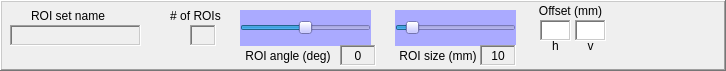
     <widget class="QFrame" name="frame_7">
      <property name="geometry">
       <rect>
        <x>0</x>
        <y>860</y>
        <width>726</width>
        <height>71</height>
       </rect>
      </property>
      <property name="autoFillBackground">
       <bool>true</bool>
      </property>
      <property name="frameShape">
       <enum>QFrame::WinPanel</enum>
      </property>
      <property name="frameShadow">
       <enum>QFrame::Raised</enum>
      </property>
      <widget class="QLabel" name="label_34">
       <property name="geometry">
        <rect>
         <x>525</x>
         <y>0</y>
         <width>91</width>
         <height>21</height>
        </rect>
       </property>
       <property name="text">
        <string>Offset (mm)</string>
       </property>
       <property name="alignment">
        <set>Qt::AlignCenter</set>
       </property>
       <property name="wordWrap">
        <bool>true</bool>
       </property>
      </widget>
      <widget class="QTextEdit" name="lbldh">
       <property name="geometry">
        <rect>
         <x>540</x>
         <y>20</y>
         <width>31</width>
         <height>21</height>
        </rect>
       </property>
       <property name="frameShape">
        <enum>QFrame::WinPanel</enum>
       </property>
       <property name="verticalScrollBarPolicy">
        <enum>Qt::ScrollBarAlwaysOff</enum>
       </property>
      </widget>
      <widget class="QLabel" name="label_35">
       <property name="geometry">
        <rect>
         <x>575</x>
         <y>35</y>
         <width>31</width>
         <height>21</height>
        </rect>
       </property>
       <property name="text">
        <string>v</string>
       </property>
       <property name="alignment">
        <set>Qt::AlignCenter</set>
       </property>
       <property name="wordWrap">
        <bool>true</bool>
       </property>
      </widget>
      <widget class="QLabel" name="label_36">
       <property name="geometry">
        <rect>
         <x>540</x>
         <y>35</y>
         <width>31</width>
         <height>21</height>
        </rect>
       </property>
       <property name="text">
        <string>h</string>
       </property>
       <property name="alignment">
        <set>Qt::AlignCenter</set>
       </property>
       <property name="wordWrap">
        <bool>true</bool>
       </property>
      </widget>
      <widget class="QTextEdit" name="lbldv">
       <property name="geometry">
        <rect>
         <x>575</x>
         <y>20</y>
         <width>31</width>
         <height>21</height>
        </rect>
       </property>
       <property name="frameShape">
        <enum>QFrame::WinPanel</enum>
       </property>
       <property name="verticalScrollBarPolicy">
        <enum>Qt::ScrollBarAlwaysOff</enum>
       </property>
      </widget>
      <widget class="QLabel" name="lblCurrentROIs">
       <property name="geometry">
        <rect>
         <x>10</x>
         <y>25</y>
         <width>131</width>
         <height>21</height>
        </rect>
       </property>
       <property name="autoFillBackground">
        <bool>true</bool>
       </property>
       <property name="frameShape">
        <enum>QFrame::WinPanel</enum>
       </property>
       <property name="frameShadow">
        <enum>QFrame::Sunken</enum>
       </property>
       <property name="text">
        <string/>
       </property>
       <property name="alignment">
        <set>Qt::AlignCenter</set>
       </property>
       <property name="wordWrap">
        <bool>true</bool>
       </property>
      </widget>
      <widget class="QLabel" name="label_37">
       <property name="geometry">
        <rect>
         <x>20</x>
         <y>5</y>
         <width>96</width>
         <height>21</height>
        </rect>
       </property>
       <property name="text">
        <string>ROI set name</string>
       </property>
       <property name="alignment">
        <set>Qt::AlignCenter</set>
       </property>
       <property name="wordWrap">
        <bool>true</bool>
       </property>
      </widget>
      <widget class="QLabel" name="lblnROIs">
       <property name="geometry">
        <rect>
         <x>190</x>
         <y>25</y>
         <width>26</width>
         <height>21</height>
        </rect>
       </property>
       <property name="autoFillBackground">
        <bool>true</bool>
       </property>
       <property name="frameShape">
        <enum>QFrame::WinPanel</enum>
       </property>
       <property name="frameShadow">
        <enum>QFrame::Sunken</enum>
       </property>
       <property name="text">
        <string/>
       </property>
       <property name="alignment">
        <set>Qt::AlignCenter</set>
       </property>
       <property name="wordWrap">
        <bool>true</bool>
       </property>
      </widget>
      <widget class="QSlider" name="hsAngle">
       <property name="geometry">
        <rect>
         <x>240</x>
         <y>10</y>
         <width>131</width>
         <height>36</height>
        </rect>
       </property>
       <property name="palette">
        <palette>
         <active>
          <colorrole role="WindowText">
           <brush brushstyle="SolidPattern">
            <color alpha="255">
             <red>0</red>
             <green>0</green>
             <blue>0</blue>
            </color>
           </brush>
          </colorrole>
          <colorrole role="Button">
           <brush brushstyle="SolidPattern">
            <color alpha="255">
             <red>170</red>
             <green>170</green>
             <blue>255</blue>
            </color>
           </brush>
          </colorrole>
          <colorrole role="Light">
           <brush brushstyle="SolidPattern">
            <color alpha="255">
             <red>255</red>
             <green>255</green>
             <blue>255</blue>
            </color>
           </brush>
          </colorrole>
          <colorrole role="Midlight">
           <brush brushstyle="SolidPattern">
            <color alpha="255">
             <red>212</red>
             <green>212</green>
             <blue>255</blue>
            </color>
           </brush>
          </colorrole>
          <colorrole role="Dark">
           <brush brushstyle="SolidPattern">
            <color alpha="255">
             <red>85</red>
             <green>85</green>
             <blue>127</blue>
            </color>
           </brush>
          </colorrole>
          <colorrole role="Mid">
           <brush brushstyle="SolidPattern">
            <color alpha="255">
             <red>113</red>
             <green>113</green>
             <blue>170</blue>
            </color>
           </brush>
          </colorrole>
          <colorrole role="Text">
           <brush brushstyle="SolidPattern">
            <color alpha="255">
             <red>0</red>
             <green>0</green>
             <blue>0</blue>
            </color>
           </brush>
          </colorrole>
          <colorrole role="BrightText">
           <brush brushstyle="SolidPattern">
            <color alpha="255">
             <red>255</red>
             <green>255</green>
             <blue>255</blue>
            </color>
           </brush>
          </colorrole>
          <colorrole role="ButtonText">
           <brush brushstyle="SolidPattern">
            <color alpha="255">
             <red>0</red>
             <green>0</green>
             <blue>0</blue>
            </color>
           </brush>
          </colorrole>
          <colorrole role="Base">
           <brush brushstyle="SolidPattern">
            <color alpha="255">
             <red>255</red>
             <green>255</green>
             <blue>255</blue>
            </color>
           </brush>
          </colorrole>
          <colorrole role="Window">
           <brush brushstyle="SolidPattern">
            <color alpha="255">
             <red>170</red>
             <green>170</green>
             <blue>255</blue>
            </color>
           </brush>
          </colorrole>
          <colorrole role="Shadow">
           <brush brushstyle="SolidPattern">
            <color alpha="255">
             <red>0</red>
             <green>0</green>
             <blue>0</blue>
            </color>
           </brush>
          </colorrole>
          <colorrole role="AlternateBase">
           <brush brushstyle="SolidPattern">
            <color alpha="255">
             <red>212</red>
             <green>212</green>
             <blue>255</blue>
            </color>
           </brush>
          </colorrole>
          <colorrole role="ToolTipBase">
           <brush brushstyle="SolidPattern">
            <color alpha="255">
             <red>255</red>
             <green>255</green>
             <blue>220</blue>
            </color>
           </brush>
          </colorrole>
          <colorrole role="ToolTipText">
           <brush brushstyle="SolidPattern">
            <color alpha="255">
             <red>0</red>
             <green>0</green>
             <blue>0</blue>
            </color>
           </brush>
          </colorrole>
         </active>
         <inactive>
          <colorrole role="WindowText">
           <brush brushstyle="SolidPattern">
            <color alpha="255">
             <red>0</red>
             <green>0</green>
             <blue>0</blue>
            </color>
           </brush>
          </colorrole>
          <colorrole role="Button">
           <brush brushstyle="SolidPattern">
            <color alpha="255">
             <red>170</red>
             <green>170</green>
             <blue>255</blue>
            </color>
           </brush>
          </colorrole>
          <colorrole role="Light">
           <brush brushstyle="SolidPattern">
            <color alpha="255">
             <red>255</red>
             <green>255</green>
             <blue>255</blue>
            </color>
           </brush>
          </colorrole>
          <colorrole role="Midlight">
           <brush brushstyle="SolidPattern">
            <color alpha="255">
             <red>212</red>
             <green>212</green>
             <blue>255</blue>
            </color>
           </brush>
          </colorrole>
          <colorrole role="Dark">
           <brush brushstyle="SolidPattern">
            <color alpha="255">
             <red>85</red>
             <green>85</green>
             <blue>127</blue>
            </color>
           </brush>
          </colorrole>
          <colorrole role="Mid">
           <brush brushstyle="SolidPattern">
            <color alpha="255">
             <red>113</red>
             <green>113</green>
             <blue>170</blue>
            </color>
           </brush>
          </colorrole>
          <colorrole role="Text">
           <brush brushstyle="SolidPattern">
            <color alpha="255">
             <red>0</red>
             <green>0</green>
             <blue>0</blue>
            </color>
           </brush>
          </colorrole>
          <colorrole role="BrightText">
           <brush brushstyle="SolidPattern">
            <color alpha="255">
             <red>255</red>
             <green>255</green>
             <blue>255</blue>
            </color>
           </brush>
          </colorrole>
          <colorrole role="ButtonText">
           <brush brushstyle="SolidPattern">
            <color alpha="255">
             <red>0</red>
             <green>0</green>
             <blue>0</blue>
            </color>
           </brush>
          </colorrole>
          <colorrole role="Base">
           <brush brushstyle="SolidPattern">
            <color alpha="255">
             <red>255</red>
             <green>255</green>
             <blue>255</blue>
            </color>
           </brush>
          </colorrole>
          <colorrole role="Window">
           <brush brushstyle="SolidPattern">
            <color alpha="255">
             <red>170</red>
             <green>170</green>
             <blue>255</blue>
            </color>
           </brush>
          </colorrole>
          <colorrole role="Shadow">
           <brush brushstyle="SolidPattern">
            <color alpha="255">
             <red>0</red>
             <green>0</green>
             <blue>0</blue>
            </color>
           </brush>
          </colorrole>
          <colorrole role="AlternateBase">
           <brush brushstyle="SolidPattern">
            <color alpha="255">
             <red>212</red>
             <green>212</green>
             <blue>255</blue>
            </color>
           </brush>
          </colorrole>
          <colorrole role="ToolTipBase">
           <brush brushstyle="SolidPattern">
            <color alpha="255">
             <red>255</red>
             <green>255</green>
             <blue>220</blue>
            </color>
           </brush>
          </colorrole>
          <colorrole role="ToolTipText">
           <brush brushstyle="SolidPattern">
            <color alpha="255">
             <red>0</red>
             <green>0</green>
             <blue>0</blue>
            </color>
           </brush>
          </colorrole>
         </inactive>
         <disabled>
          <colorrole role="WindowText">
           <brush brushstyle="SolidPattern">
            <color alpha="255">
             <red>85</red>
             <green>85</green>
             <blue>127</blue>
            </color>
           </brush>
          </colorrole>
          <colorrole role="Button">
           <brush brushstyle="SolidPattern">
            <color alpha="255">
             <red>170</red>
             <green>170</green>
             <blue>255</blue>
            </color>
           </brush>
          </colorrole>
          <colorrole role="Light">
           <brush brushstyle="SolidPattern">
            <color alpha="255">
             <red>255</red>
             <green>255</green>
             <blue>255</blue>
            </color>
           </brush>
          </colorrole>
          <colorrole role="Midlight">
           <brush brushstyle="SolidPattern">
            <color alpha="255">
             <red>212</red>
             <green>212</green>
             <blue>255</blue>
            </color>
           </brush>
          </colorrole>
          <colorrole role="Dark">
           <brush brushstyle="SolidPattern">
            <color alpha="255">
             <red>85</red>
             <green>85</green>
             <blue>127</blue>
            </color>
           </brush>
          </colorrole>
          <colorrole role="Mid">
           <brush brushstyle="SolidPattern">
            <color alpha="255">
             <red>113</red>
             <green>113</green>
             <blue>170</blue>
            </color>
           </brush>
          </colorrole>
          <colorrole role="Text">
           <brush brushstyle="SolidPattern">
            <color alpha="255">
             <red>85</red>
             <green>85</green>
             <blue>127</blue>
            </color>
           </brush>
          </colorrole>
          <colorrole role="BrightText">
           <brush brushstyle="SolidPattern">
            <color alpha="255">
             <red>255</red>
             <green>255</green>
             <blue>255</blue>
            </color>
           </brush>
          </colorrole>
          <colorrole role="ButtonText">
           <brush brushstyle="SolidPattern">
            <color alpha="255">
             <red>85</red>
             <green>85</green>
             <blue>127</blue>
            </color>
           </brush>
          </colorrole>
          <colorrole role="Base">
           <brush brushstyle="SolidPattern">
            <color alpha="255">
             <red>170</red>
             <green>170</green>
             <blue>255</blue>
            </color>
           </brush>
          </colorrole>
          <colorrole role="Window">
           <brush brushstyle="SolidPattern">
            <color alpha="255">
             <red>170</red>
             <green>170</green>
             <blue>255</blue>
            </color>
           </brush>
          </colorrole>
          <colorrole role="Shadow">
           <brush brushstyle="SolidPattern">
            <color alpha="255">
             <red>0</red>
             <green>0</green>
             <blue>0</blue>
            </color>
           </brush>
          </colorrole>
          <colorrole role="AlternateBase">
           <brush brushstyle="SolidPattern">
            <color alpha="255">
             <red>170</red>
             <green>170</green>
             <blue>255</blue>
            </color>
           </brush>
          </colorrole>
          <colorrole role="ToolTipBase">
           <brush brushstyle="SolidPattern">
            <color alpha="255">
             <red>255</red>
             <green>255</green>
             <blue>220</blue>
            </color>
           </brush>
          </colorrole>
          <colorrole role="ToolTipText">
           <brush brushstyle="SolidPattern">
            <color alpha="255">
             <red>0</red>
             <green>0</green>
             <blue>0</blue>
            </color>
           </brush>
          </colorrole>
         </disabled>
        </palette>
       </property>
       <property name="autoFillBackground">
        <bool>true</bool>
       </property>
       <property name="minimum">
        <number>-360</number>
       </property>
       <property name="maximum">
        <number>360</number>
       </property>
       <property name="pageStep">
        <number>1</number>
       </property>
       <property name="orientation">
        <enum>Qt::Horizontal</enum>
       </property>
      </widget>
      <widget class="QLabel" name="label_39">
       <property name="geometry">
        <rect>
         <x>240</x>
         <y>45</y>
         <width>96</width>
         <height>21</height>
        </rect>
       </property>
       <property name="text">
        <string>ROI angle (deg)</string>
       </property>
       <property name="alignment">
        <set>Qt::AlignCenter</set>
       </property>
       <property name="wordWrap">
        <bool>true</bool>
       </property>
      </widget>
      <widget class="QLabel" name="lblPhantomAngle">
       <property name="geometry">
        <rect>
         <x>340</x>
         <y>45</y>
         <width>36</width>
         <height>21</height>
        </rect>
       </property>
       <property name="autoFillBackground">
        <bool>true</bool>
       </property>
       <property name="frameShape">
        <enum>QFrame::WinPanel</enum>
       </property>
       <property name="frameShadow">
        <enum>QFrame::Sunken</enum>
       </property>
       <property name="text">
        <string>0</string>
       </property>
       <property name="alignment">
        <set>Qt::AlignCenter</set>
       </property>
       <property name="wordWrap">
        <bool>true</bool>
       </property>
      </widget>
      <widget class="QLabel" name="label_38">
       <property name="geometry">
        <rect>
         <x>160</x>
         <y>5</y>
         <width>71</width>
         <height>21</height>
        </rect>
       </property>
       <property name="text">
        <string># of ROIs</string>
       </property>
       <property name="alignment">
        <set>Qt::AlignCenter</set>
       </property>
       <property name="wordWrap">
        <bool>true</bool>
       </property>
      </widget>
      <widget class="QSlider" name="hsSize">
       <property name="geometry">
        <rect>
         <x>395</x>
         <y>10</y>
         <width>121</width>
         <height>36</height>
        </rect>
       </property>
       <property name="palette">
        <palette>
         <active>
          <colorrole role="WindowText">
           <brush brushstyle="SolidPattern">
            <color alpha="255">
             <red>0</red>
             <green>0</green>
             <blue>0</blue>
            </color>
           </brush>
          </colorrole>
          <colorrole role="Button">
           <brush brushstyle="SolidPattern">
            <color alpha="255">
             <red>170</red>
             <green>170</green>
             <blue>255</blue>
            </color>
           </brush>
          </colorrole>
          <colorrole role="Light">
           <brush brushstyle="SolidPattern">
            <color alpha="255">
             <red>255</red>
             <green>255</green>
             <blue>255</blue>
            </color>
           </brush>
          </colorrole>
          <colorrole role="Midlight">
           <brush brushstyle="SolidPattern">
            <color alpha="255">
             <red>212</red>
             <green>212</green>
             <blue>255</blue>
            </color>
           </brush>
          </colorrole>
          <colorrole role="Dark">
           <brush brushstyle="SolidPattern">
            <color alpha="255">
             <red>85</red>
             <green>85</green>
             <blue>127</blue>
            </color>
           </brush>
          </colorrole>
          <colorrole role="Mid">
           <brush brushstyle="SolidPattern">
            <color alpha="255">
             <red>113</red>
             <green>113</green>
             <blue>170</blue>
            </color>
           </brush>
          </colorrole>
          <colorrole role="Text">
           <brush brushstyle="SolidPattern">
            <color alpha="255">
             <red>0</red>
             <green>0</green>
             <blue>0</blue>
            </color>
           </brush>
          </colorrole>
          <colorrole role="BrightText">
           <brush brushstyle="SolidPattern">
            <color alpha="255">
             <red>255</red>
             <green>255</green>
             <blue>255</blue>
            </color>
           </brush>
          </colorrole>
          <colorrole role="ButtonText">
           <brush brushstyle="SolidPattern">
            <color alpha="255">
             <red>0</red>
             <green>0</green>
             <blue>0</blue>
            </color>
           </brush>
          </colorrole>
          <colorrole role="Base">
           <brush brushstyle="SolidPattern">
            <color alpha="255">
             <red>255</red>
             <green>255</green>
             <blue>255</blue>
            </color>
           </brush>
          </colorrole>
          <colorrole role="Window">
           <brush brushstyle="SolidPattern">
            <color alpha="255">
             <red>170</red>
             <green>170</green>
             <blue>255</blue>
            </color>
           </brush>
          </colorrole>
          <colorrole role="Shadow">
           <brush brushstyle="SolidPattern">
            <color alpha="255">
             <red>0</red>
             <green>0</green>
             <blue>0</blue>
            </color>
           </brush>
          </colorrole>
          <colorrole role="AlternateBase">
           <brush brushstyle="SolidPattern">
            <color alpha="255">
             <red>212</red>
             <green>212</green>
             <blue>255</blue>
            </color>
           </brush>
          </colorrole>
          <colorrole role="ToolTipBase">
           <brush brushstyle="SolidPattern">
            <color alpha="255">
             <red>255</red>
             <green>255</green>
             <blue>220</blue>
            </color>
           </brush>
          </colorrole>
          <colorrole role="ToolTipText">
           <brush brushstyle="SolidPattern">
            <color alpha="255">
             <red>0</red>
             <green>0</green>
             <blue>0</blue>
            </color>
           </brush>
          </colorrole>
         </active>
         <inactive>
          <colorrole role="WindowText">
           <brush brushstyle="SolidPattern">
            <color alpha="255">
             <red>0</red>
             <green>0</green>
             <blue>0</blue>
            </color>
           </brush>
          </colorrole>
          <colorrole role="Button">
           <brush brushstyle="SolidPattern">
            <color alpha="255">
             <red>170</red>
             <green>170</green>
             <blue>255</blue>
            </color>
           </brush>
          </colorrole>
          <colorrole role="Light">
           <brush brushstyle="SolidPattern">
            <color alpha="255">
             <red>255</red>
             <green>255</green>
             <blue>255</blue>
            </color>
           </brush>
          </colorrole>
          <colorrole role="Midlight">
           <brush brushstyle="SolidPattern">
            <color alpha="255">
             <red>212</red>
             <green>212</green>
             <blue>255</blue>
            </color>
           </brush>
          </colorrole>
          <colorrole role="Dark">
           <brush brushstyle="SolidPattern">
            <color alpha="255">
             <red>85</red>
             <green>85</green>
             <blue>127</blue>
            </color>
           </brush>
          </colorrole>
          <colorrole role="Mid">
           <brush brushstyle="SolidPattern">
            <color alpha="255">
             <red>113</red>
             <green>113</green>
             <blue>170</blue>
            </color>
           </brush>
          </colorrole>
          <colorrole role="Text">
           <brush brushstyle="SolidPattern">
            <color alpha="255">
             <red>0</red>
             <green>0</green>
             <blue>0</blue>
            </color>
           </brush>
          </colorrole>
          <colorrole role="BrightText">
           <brush brushstyle="SolidPattern">
            <color alpha="255">
             <red>255</red>
             <green>255</green>
             <blue>255</blue>
            </color>
           </brush>
          </colorrole>
          <colorrole role="ButtonText">
           <brush brushstyle="SolidPattern">
            <color alpha="255">
             <red>0</red>
             <green>0</green>
             <blue>0</blue>
            </color>
           </brush>
          </colorrole>
          <colorrole role="Base">
           <brush brushstyle="SolidPattern">
            <color alpha="255">
             <red>255</red>
             <green>255</green>
             <blue>255</blue>
            </color>
           </brush>
          </colorrole>
          <colorrole role="Window">
           <brush brushstyle="SolidPattern">
            <color alpha="255">
             <red>170</red>
             <green>170</green>
             <blue>255</blue>
            </color>
           </brush>
          </colorrole>
          <colorrole role="Shadow">
           <brush brushstyle="SolidPattern">
            <color alpha="255">
             <red>0</red>
             <green>0</green>
             <blue>0</blue>
            </color>
           </brush>
          </colorrole>
          <colorrole role="AlternateBase">
           <brush brushstyle="SolidPattern">
            <color alpha="255">
             <red>212</red>
             <green>212</green>
             <blue>255</blue>
            </color>
           </brush>
          </colorrole>
          <colorrole role="ToolTipBase">
           <brush brushstyle="SolidPattern">
            <color alpha="255">
             <red>255</red>
             <green>255</green>
             <blue>220</blue>
            </color>
           </brush>
          </colorrole>
          <colorrole role="ToolTipText">
           <brush brushstyle="SolidPattern">
            <color alpha="255">
             <red>0</red>
             <green>0</green>
             <blue>0</blue>
            </color>
           </brush>
          </colorrole>
         </inactive>
         <disabled>
          <colorrole role="WindowText">
           <brush brushstyle="SolidPattern">
            <color alpha="255">
             <red>85</red>
             <green>85</green>
             <blue>127</blue>
            </color>
           </brush>
          </colorrole>
          <colorrole role="Button">
           <brush brushstyle="SolidPattern">
            <color alpha="255">
             <red>170</red>
             <green>170</green>
             <blue>255</blue>
            </color>
           </brush>
          </colorrole>
          <colorrole role="Light">
           <brush brushstyle="SolidPattern">
            <color alpha="255">
             <red>255</red>
             <green>255</green>
             <blue>255</blue>
            </color>
           </brush>
          </colorrole>
          <colorrole role="Midlight">
           <brush brushstyle="SolidPattern">
            <color alpha="255">
             <red>212</red>
             <green>212</green>
             <blue>255</blue>
            </color>
           </brush>
          </colorrole>
          <colorrole role="Dark">
           <brush brushstyle="SolidPattern">
            <color alpha="255">
             <red>85</red>
             <green>85</green>
             <blue>127</blue>
            </color>
           </brush>
          </colorrole>
          <colorrole role="Mid">
           <brush brushstyle="SolidPattern">
            <color alpha="255">
             <red>113</red>
             <green>113</green>
             <blue>170</blue>
            </color>
           </brush>
          </colorrole>
          <colorrole role="Text">
           <brush brushstyle="SolidPattern">
            <color alpha="255">
             <red>85</red>
             <green>85</green>
             <blue>127</blue>
            </color>
           </brush>
          </colorrole>
          <colorrole role="BrightText">
           <brush brushstyle="SolidPattern">
            <color alpha="255">
             <red>255</red>
             <green>255</green>
             <blue>255</blue>
            </color>
           </brush>
          </colorrole>
          <colorrole role="ButtonText">
           <brush brushstyle="SolidPattern">
            <color alpha="255">
             <red>85</red>
             <green>85</green>
             <blue>127</blue>
            </color>
           </brush>
          </colorrole>
          <colorrole role="Base">
           <brush brushstyle="SolidPattern">
            <color alpha="255">
             <red>170</red>
             <green>170</green>
             <blue>255</blue>
            </color>
           </brush>
          </colorrole>
          <colorrole role="Window">
           <brush brushstyle="SolidPattern">
            <color alpha="255">
             <red>170</red>
             <green>170</green>
             <blue>255</blue>
            </color>
           </brush>
          </colorrole>
          <colorrole role="Shadow">
           <brush brushstyle="SolidPattern">
            <color alpha="255">
             <red>0</red>
             <green>0</green>
             <blue>0</blue>
            </color>
           </brush>
          </colorrole>
          <colorrole role="AlternateBase">
           <brush brushstyle="SolidPattern">
            <color alpha="255">
             <red>170</red>
             <green>170</green>
             <blue>255</blue>
            </color>
           </brush>
          </colorrole>
          <colorrole role="ToolTipBase">
           <brush brushstyle="SolidPattern">
            <color alpha="255">
             <red>255</red>
             <green>255</green>
             <blue>220</blue>
            </color>
           </brush>
          </colorrole>
          <colorrole role="ToolTipText">
           <brush brushstyle="SolidPattern">
            <color alpha="255">
             <red>0</red>
             <green>0</green>
             <blue>0</blue>
            </color>
           </brush>
          </colorrole>
         </disabled>
        </palette>
       </property>
       <property name="autoFillBackground">
        <bool>true</bool>
       </property>
       <property name="minimum">
        <number>1</number>
       </property>
       <property name="maximum">
        <number>200</number>
       </property>
       <property name="pageStep">
        <number>1</number>
       </property>
       <property name="value">
        <number>20</number>
       </property>
       <property name="orientation">
        <enum>Qt::Horizontal</enum>
       </property>
      </widget>
      <widget class="QLabel" name="label_53">
       <property name="geometry">
        <rect>
         <x>395</x>
         <y>45</y>
         <width>86</width>
         <height>21</height>
        </rect>
       </property>
       <property name="text">
        <string>ROI size (mm)</string>
       </property>
       <property name="alignment">
        <set>Qt::AlignCenter</set>
       </property>
       <property name="wordWrap">
        <bool>true</bool>
       </property>
      </widget>
      <widget class="QLabel" name="lblROISize">
       <property name="geometry">
        <rect>
         <x>480</x>
         <y>45</y>
         <width>36</width>
         <height>21</height>
        </rect>
       </property>
       <property name="autoFillBackground">
        <bool>true</bool>
       </property>
       <property name="frameShape">
        <enum>QFrame::WinPanel</enum>
       </property>
       <property name="frameShadow">
        <enum>QFrame::Sunken</enum>
       </property>
       <property name="text">
        <string>10</string>
       </property>
       <property name="alignment">
        <set>Qt::AlignCenter</set>
       </property>
       <property name="wordWrap">
        <bool>true</bool>
       </property>
      </widget>
     </widget>
